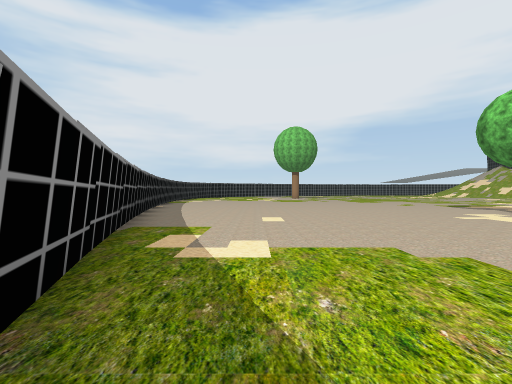
[1] (above)

15 first-person views from a walk through a scene from a Unity 3-D project. The camera is 1.3 m above the floor, looks level and sees 85° across. The floor is counted in squares, 2 m on a side. Each view is taken from the middle of a square. On the plan, view 1 faces up. The plan holds only what a view shows up to about 9 squares ahead; the rest is blank. The place goes on beyond the plan. Some trees and plants on the terrain are drawn as simple stand-ins. Some surface patterns are stand-ins.

[2]
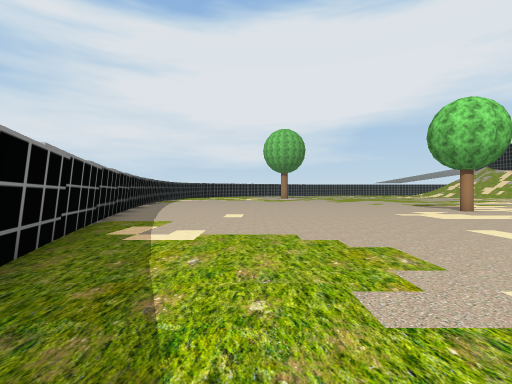

[3]
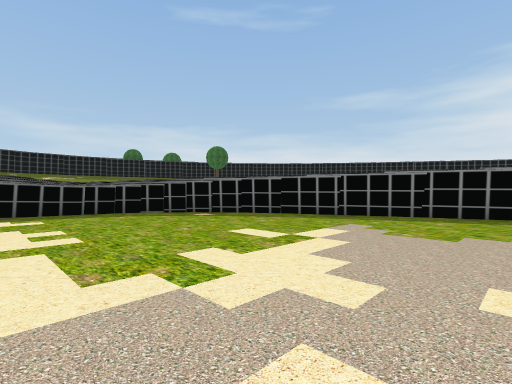

[4]
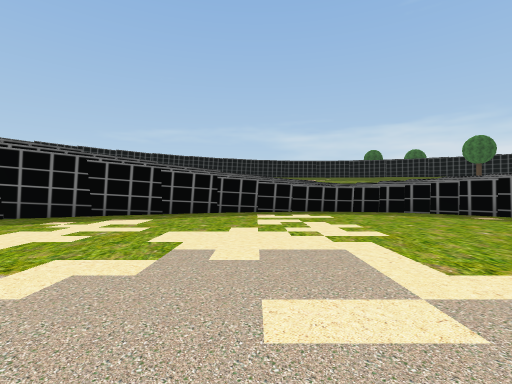

[5]
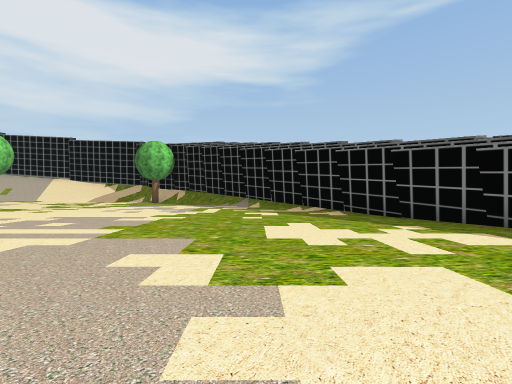

[6]
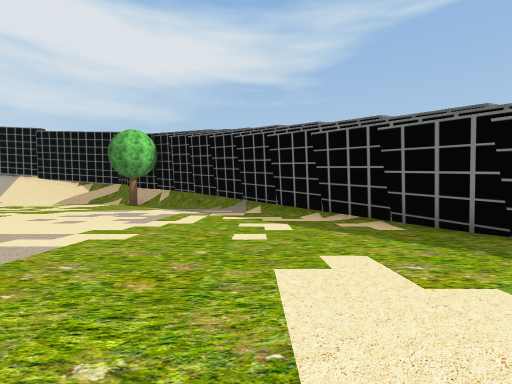

[7]
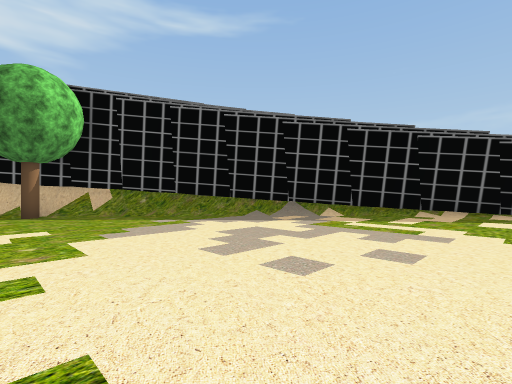

[8]
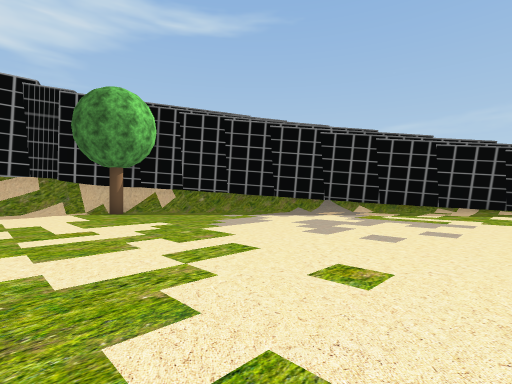

[9]
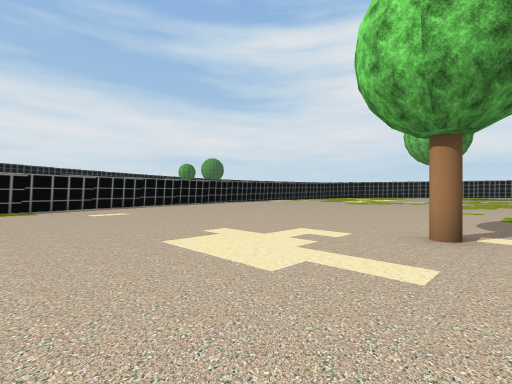

[10]
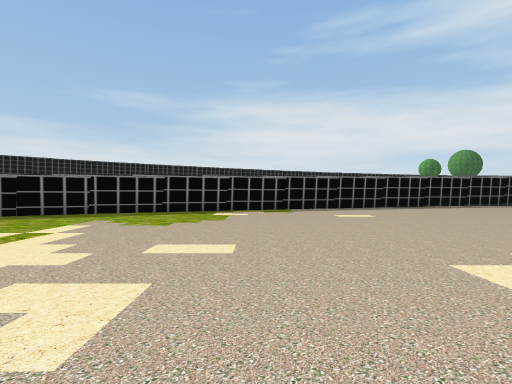

[11]
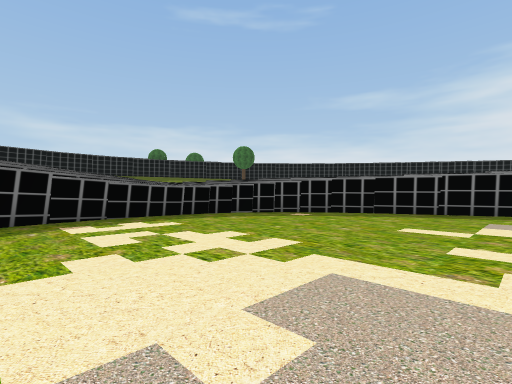

[12]
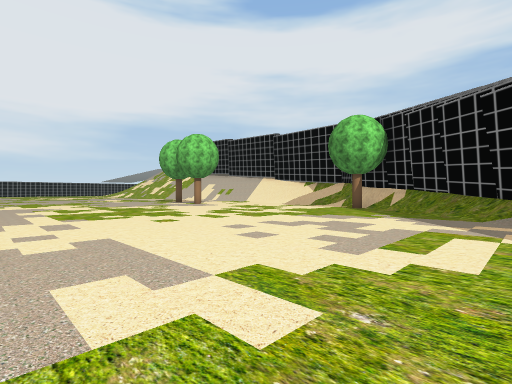

[13]
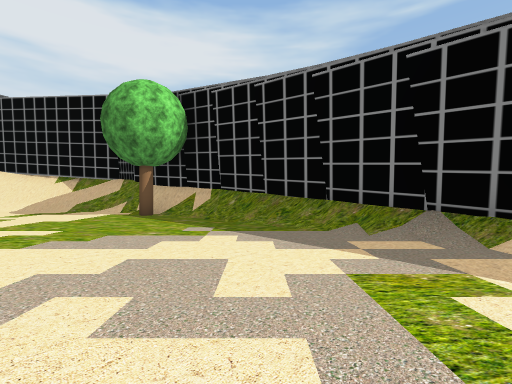

[14]
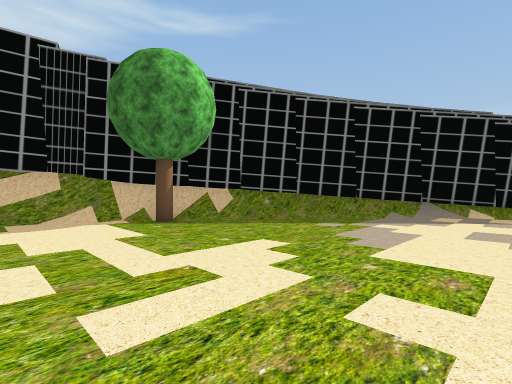

[15]
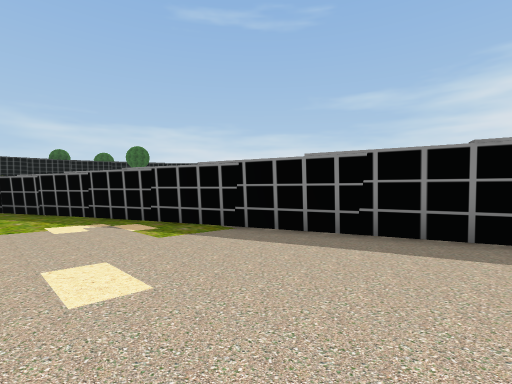

### Floor plan
Points are (right, up) in squares from view 1. A wall is a line through its corners. A room is listed if a view was taken in it or the views show most of it. See-through windows are left out.
Room 1 (views 1, 2, 3, 4, 5, 6, 7, 8, 9, 10, 11, 12, 13, 14, 15)
walls: (14, -3.7) (17.3, -1.7); (17.2, -1.8) (21.5, 1.6); (7.8, -6) (10.7, -5.2) (14.1, -3.6); (6.7, -6.1) (7.9, -6); (5.6, -6.2) (6.9, -6.1); (4.8, -6.1) (5.8, -6.1); (3.9, -5.9) (5.3, -6.2); (3.4, -5.7) (4.5, -6.1); (0.4, -2.4) (1.1, -3.6); (1.1, -3.5) (1.7, -4.3); (2.2, -4.8) (2.9, -5.4); (2.7, -5.3) (3.5, -5.7); (1.6, -4.2) (2.3, -5); (21.4, 1.6) (23.8, 4) (25.5, 7); (-2.5, 5) (0.4, -2.5); (22.7, 2.7) (24.5, 5.1); (-3.5, 8.8) (-2.5, 4.9); (25, 6.1) (25.4, 7.1)
low walls: (22.1, 2.3) (22.9, 3.3); (23.7, 4.2) (25.1, 6.7); (23.7, 4.7) (23.8, 5.2); (24.2, 5.3) (24.4, 5.7); (24.6, 6.1) (24.8, 6.5)
objects: tree (8, 9); tree (24, 6)

Positions as (right, up) in squares from view 1, and headings:
1: (0, 0), facing up
2: (1, -1), facing up
3: (7, 3), facing down-left
4: (8, 3), facing down
5: (7, 0), facing right
6: (10, 0), facing right
7: (15, 7), facing down-right
8: (15, 9), facing down-right
9: (9, 4), facing up-left
10: (8, 4), facing left
11: (9, 1), facing down-left
12: (13, 1), facing up-right
13: (16, 3), facing right
14: (18, 9), facing down-right
15: (1, 9), facing down-left
